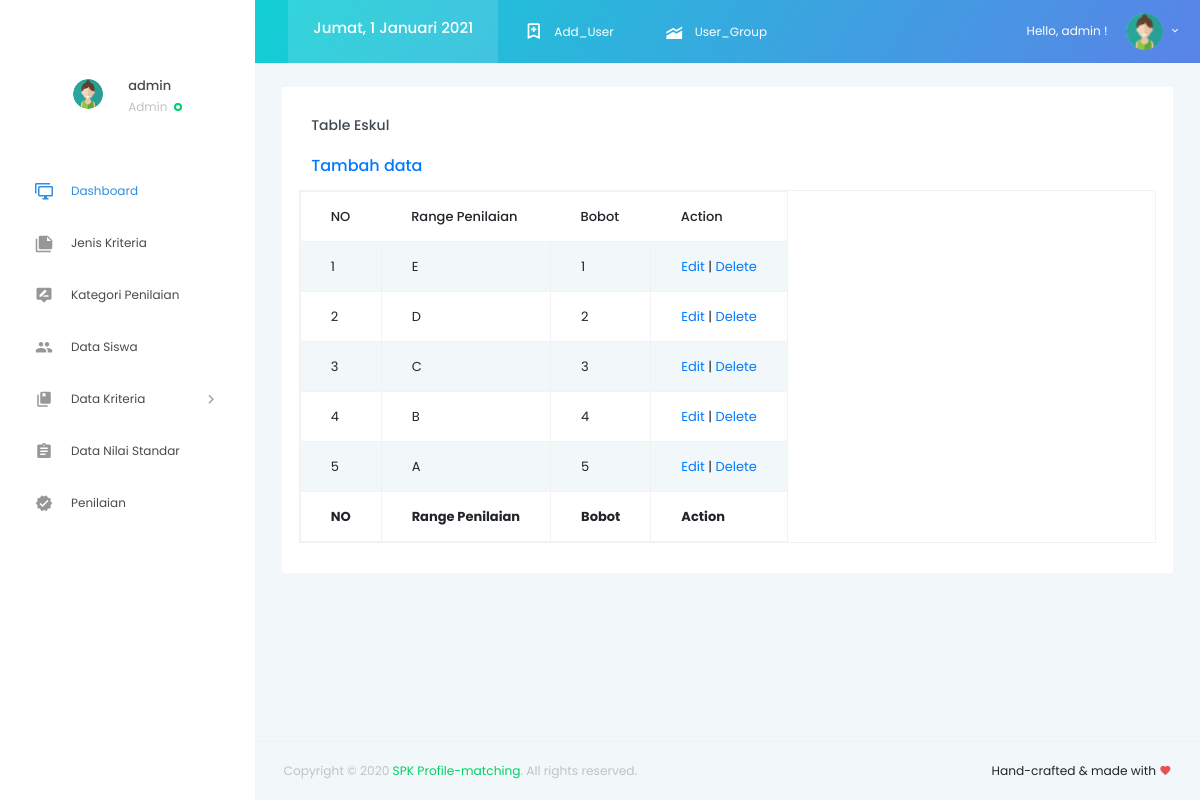
The app's page /eskul/index.php (signed in), older data.
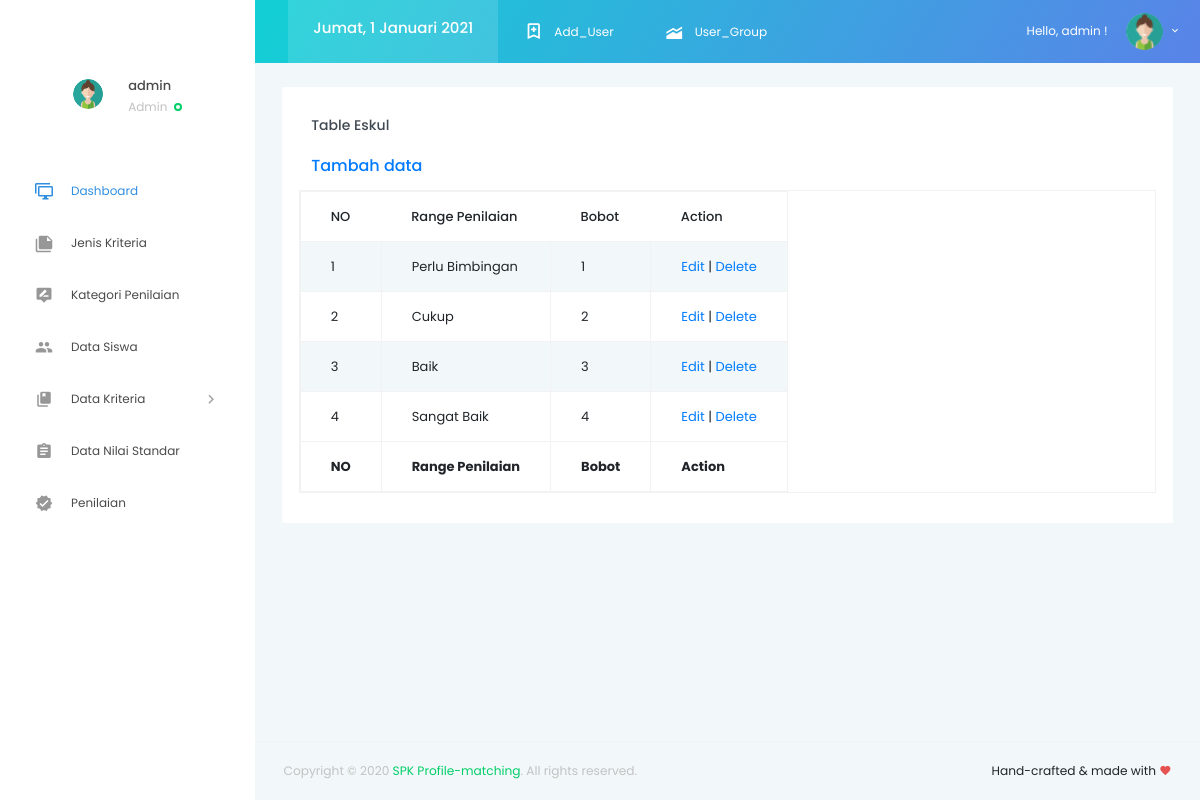
The same page, newer data.
### tables this page shows
CREATE TABLE `eskul` (
  `bobot_eskul` int(12) NOT NULL,
  `range_penilaian_eskul` varchar(50) NOT NULL
);

### eskul/index.php (the view, shortened to what this page needs)
<?php
	if($_SESSION['level'] == ""){
		header("location:../index.php?pesan=belum_login");
	}
	else if($_SESSION['level'] == "1"){
?>
<!DOCTYPE html>
<html lang="en">
<head>
  <link rel="stylesheet" href="../vendors/iconfonts/mdi/css/materialdesignicons.min.css">
  <link rel="stylesheet" href="../vendors/css/vendor.bundle.base.css">
  <link rel="stylesheet" href="../vendors/css/vendor.bundle.addons.css">
  <link rel="stylesheet" href="../public/css/style.css">
</head>
<body>
  <div class="container-scroller">
      <?php require "../partials/_navbar.php"; ?>
    <div class="container-fluid page-body-wrapper">
      <?php require "../partials/_sidebar.php"; ?>
      <div class="main-panel">
        <div class="content-wrapper">
        <div class="row">
        <div class="col-lg-12 grid-margin stretch-card">
          <div class="card">
            <div class="card-body">
              <h4 class="card-title">Table Eskul</h4>
              <h5 class="card-description">
                <a href="input.php">Tambah data</a>
              </h5>
				  <div class="m-form m-form--label-align-right m--margin-top-20 m--margin-bottom-30">
          <div class="row">
          <?php
					if($_SESSION['level'] == "1"){
          $sql = 'SELECT * FROM eskul';
					}
					else{
						header('location:../error-404.php');
					}
				  $query = mysqli_query($conn, $sql);
          echo '<table id="example" class="table table-striped table-bordered table-responsive" style="width:100%">
            <thead>
			<tr>
                <th>NO</th>
                <th>Range Penilaian</th>
                <th>Bobot</th>
                <th>Action</th>
            </tr>
            </thead>
                <tbody>';
                $no=1;
                      while ($row = mysqli_fetch_array($query)) {
                        echo "<tr>";
                        echo "<td>".$no."</td>";
                        echo "<td>".$row['range_penilaian_eskul']."</td>";
                        echo "<td>".$row['bobot_eskul']."</td>";
                        echo "<td align='center'><a href='form-edit.php?bobot_eskul=$row[bobot_eskul]'>Edit</a> | <a href='delete.php?bobot_eskul=$row[bobot_eskul]'>Delete</a></td></tr>";
                      $no++;
                      }
                      echo '
              </tbody>
              <tfoot>
                <tr>
                    <th>NO</th>
                    <th>Range Penilaian</th>
                    <th>Bobot</th>
                    <th>Action</th>
                </tr>
            </tfoot>
            </table>';
                      ?>
                  </div>
                  </div>
                </div>
              </div>
            </div>
        </div>
        </div>
        <?php require "../partials/_fotter.php"; ?>
      </div>
    </div>
  </div>
</body>
<?php
}
	else{
		header("location:../error-404.php");
	}
?>
</html>

Row changes from the older to the newer data that the page shows:
removed eskul: range_penilaian_eskul "A", bobot_eskul "5"
changed eskul id 1: range_penilaian_eskul "E" → "Perlu Bimbingan"
changed eskul id 2: range_penilaian_eskul "D" → "Cukup"
changed eskul id 3: range_penilaian_eskul "C" → "Baik"
changed eskul id 4: range_penilaian_eskul "B" → "Sangat Baik"
